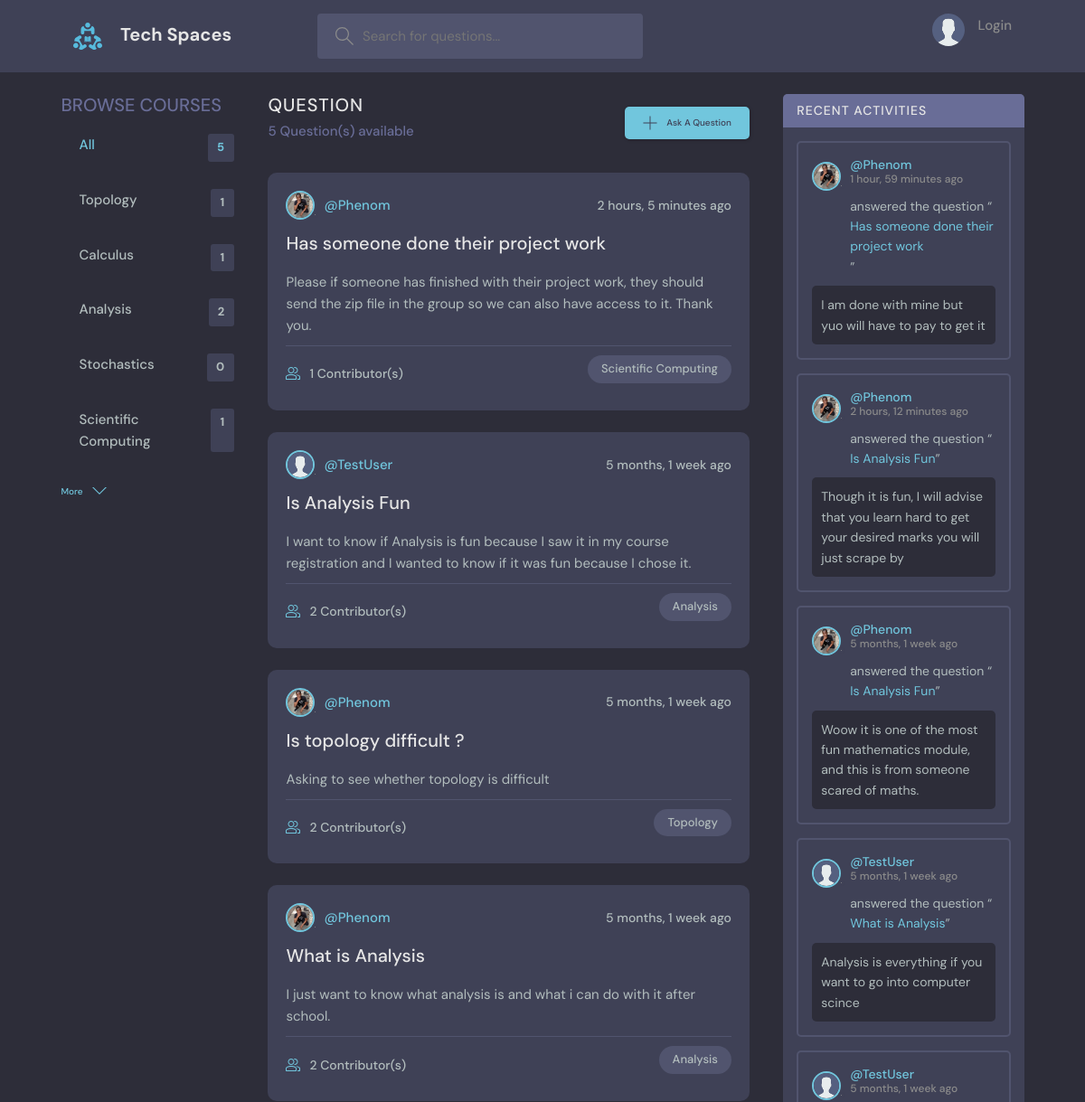
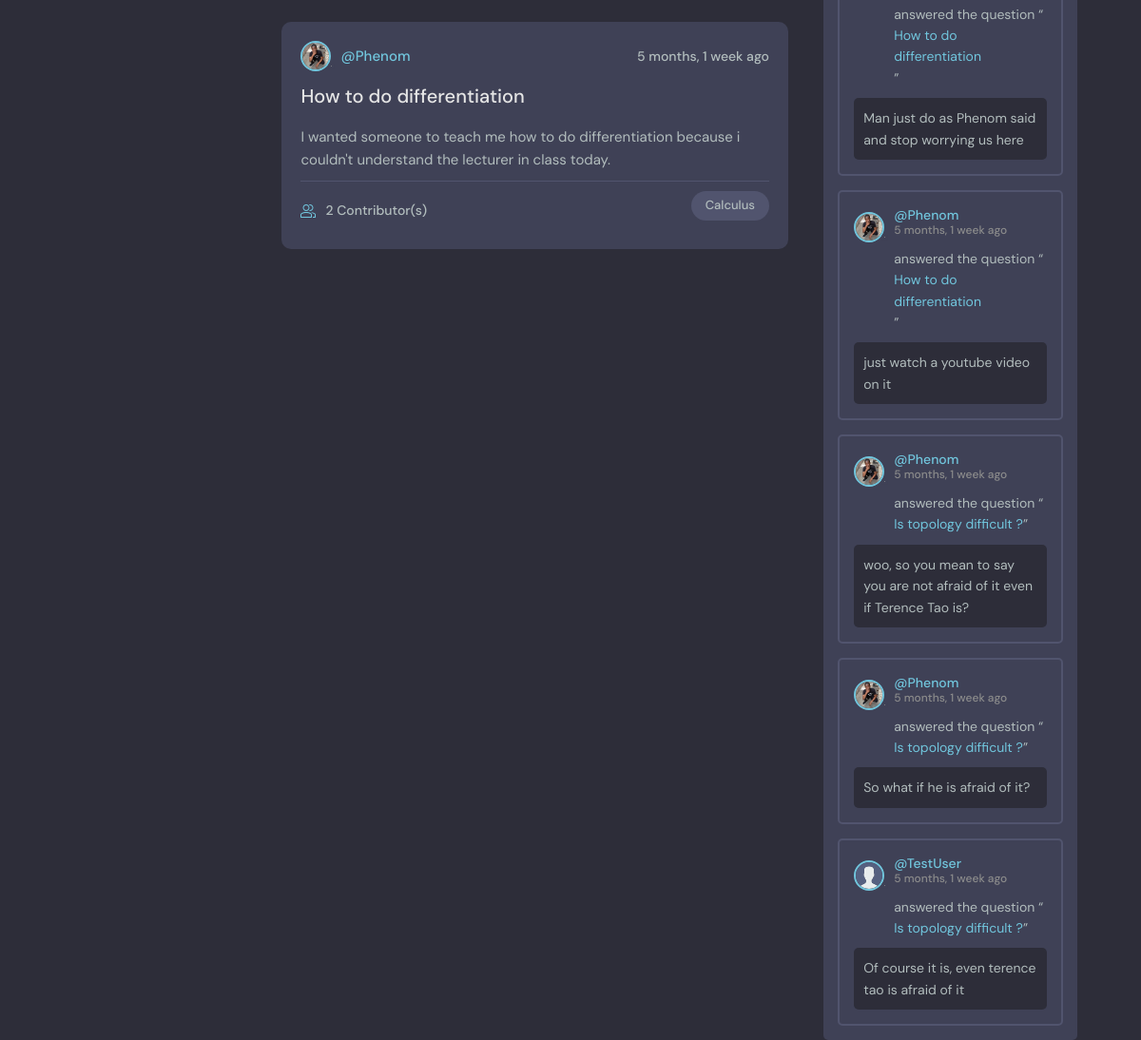
The page / on the database its author committed (2 pictures, top to bottom).
### core/models.py (models this page shows, shortened)
class Course(models.Model):
    name = models.CharField(max_length=200)
    def __str__(self):
        return self.name

class Question(models.Model):
    student = models.ForeignKey(User, on_delete=models.SET_NULL, null=True)
    course = models.ForeignKey(Course, on_delete=models.SET_NULL, null=True)
    name = models.CharField(max_length=200)
    description = models.TextField(null=True, blank=True)
    contributors = models.ManyToManyField(User, related_name='participants', blank=True)
    updated = models.DateTimeField(auto_now=True)
    created = models.DateTimeField(auto_now_add=True)
    class Meta:
        ordering = ["-updated", "-created"]
    def __str__(self):
        return self.name

class User(AbstractUser):
    name = models.CharField(max_length=200, null=True)
    email = models.EmailField(unique=True, null=True)
    bio = models.TextField(null=True)
    avatar = models.ImageField(null=True, default='avatar.svg', upload_to='avatars')
    REQUIRED_FIELDS = []
    def __str__(self):
        return self.username

class Answer(models.Model):
    student = models.ForeignKey(User, on_delete=models.CASCADE)
    question = models.ForeignKey(Question, on_delete=models.CASCADE)
    body = models.TextField()
    updated = models.DateTimeField(auto_now=True)
    created = models.DateTimeField(auto_now_add=True)
    up_votes = models.PositiveIntegerField(default=0)
    down_votes = models.PositiveIntegerField(default=0)
    class Meta:
        ordering = ["-up_votes", "-created"]

### core/views.py (the view)
# urls.py: path('', views.Index.as_view(), name='home'),
class Index(View):
    def get(self, request):
        courses = Course.objects.filter()[:5]
        query = request.GET.get('query') if request.GET.get('query') else ""
        questions = Question.objects.filter(
            Q(course__name__icontains=query) |
            Q(name__icontains=query) |
            Q(student__username__icontains=query) |
            Q(description__icontains=query)
        )
        question_count = Question.objects.all().count()
        answers = Answer.objects.filter(question__course__name__icontains=query).order_by(
            '-created')
        context = {
            'query_questions': questions,
            'courses': courses,
            'question_answers': answers,
            'question_count': question_count,
        }
        return render(request, 'core/index.html', context)

### core/templates/core/index.html (shortened to what this page needs)
{% extends 'core/base.html' %}
    {% block content %}
        <main class="layout layout--3">
            <div class="container">
                {% include 'core/_courses.html' %}
                {% include 'core/_questions.html' %}
                {% include 'core/_activities.html' %}
{% endblock content %}

### core/templates/core/_courses.html
<div class="topics">
    <div class="topics__header">
        <h2>Browse Courses</h2>
    </div>
    <ul class="topics__list">
        <li>
            <a href="/" class="active">All <span>{{ question_count }}</span></a>
        </li>
        {% for course in courses %}
            <li>
                <a href="{% url 'home' %}?query={{ course.name }}">{{ course }} <span>
                {{ course.question_set.all.count }}</span></a>
            </li>
        {% endfor %}
    </ul>
    <a class="btn btn--link" href="{% url 'all_courses' %}">
        More
        <svg version="1.1" xmlns="http://www.w3.org/2000/svg" width="32" height="32" viewBox="0 0 32 32">
        <title>chevron-down</title>
        <path d="M16 21l-13-13h-3l16 16 16-16h-3l-13 13z"></path>
        </svg>
    </a>
</div>

### core/templates/core/_questions.html (shortened to what this page needs)
<div class="roomList">
    <div class="roomList__header">
        <div>
        <h2>Question</h2>
        <p>{{ query_questions.count }} Question(s) available</p>
        </div>
        <a class="btn btn--main" href="{% url 'ask_question' %}">
        <svg version="1.1" xmlns="http://www.w3.org/2000/svg" width="32" height="32" viewBox="0 0 32 32">
            <title>add</title>
            <path
            d="M16.943 0.943h-1.885v14.115h-14.115v1.885h14.115v14.115h1.885v-14.115h14.115v-1.885h-14.115v-14.115z"
            ></path>
        </svg>
        Ask A Question
        </a>
    </div>
    {% for question in query_questions %}
        <div class="roomListRoom">
            <div class="roomListRoom__header">
            <a href="{% url 'profile' question.student.username %}" class="roomListRoom__author">
                <div class="avatar avatar--small">
                <img src="{{ question.student.avatar.url }}" />
                </div>
                <span>@{{ question.student }}</span>
            </a>
            <div class="roomListRoom__actions">
                <span>{{ question.created | timesince }} ago</span>
            </div>
            </div>
            <div class="roomListRoom__content">
            <a href="{% url 'get_question' question.id %}">{{ question.name }}</a>
            <p>
                {{ question.description }}
            </p>
            </div>
            <div class="roomListRoom__meta">
            <a href="{% url 'get_question' question.id %}" class="roomListRoom__joined">
                {{ question.contributors.count }} Contributor(s)
            </a>
            <p class="roomListRoom__topic">{{ question.course }}</p>
            </div>
        </div>
    {% endfor %}
</div>

### core/templates/core/_activities.html (shortened to what this page needs)
        <div class="activities">
            <div class="activities__header">
                <h2>Recent Activities</h2>
            </div>
          {% for answer in question_answers %}
            <div class="activities__box">
              <div class="activities__boxHeader roomListRoom__header">
                <a href="{% url 'profile' answer.student.username %}" class="roomListRoom__author">
                  <div class="avatar avatar--small">
                    <img src="{{ answer.student.avatar.url }}" />
                  </div>
                  <p>
                    @{{ answer.student }}
                    <span>{{ answer.created | timesince }} ago</span>
                  </p>
                </a>
              </div>
              <div class="activities__boxContent">
                <p>answered the question “<a href="{% url 'get_question' answer.question.id %}">{{ answer.question }}</a>”</p>
                <div class="activities__boxRoomContent">
                  {{ answer.body }}
                </div>
              </div>
            </div>
          {% endfor %}
          </div>
        </div>
    </main>

### rows shown on the page
Course: name "Topology", question_set.all.count "1"
Course: name "Calculus", question_set.all.count "1"
Course: name "Analysis", question_set.all.count "2"
Course: name "Stochastics", question_set.all.count "0"
Course: name "Scientific Computing", question_set.all.count "1"
Question: student.avatar (picture), student "Phenom", created "2 hours, 5 minutes", name "Has someone done their project work", description "Please if someone has finished with their project work, they should send the zip file in the group so we can also have access to it. Thank you.", contributors.count "1", course "Scientific Computing"
Question: student.avatar (placeholder picture), student "TestUser", created "5 months, 1 week", name "Is Analysis Fun", description "I want to know if Analysis is fun because I saw it in my course registration and I wanted to know if it was fun because I chose it.", contributors.count "2", course "Analysis"
Question: student.avatar (picture), student "Phenom", created "5 months, 1 week", name "Is topology difficult ?", description "Asking to see whether topology is difficult", contributors.count "2", course "Topology"
Question: student.avatar (picture), student "Phenom", created "5 months, 1 week", name "What is Analysis", description "I just want to know what analysis is and what i can do with it after school.", contributors.count "2", course "Analysis"
Question: student.avatar (picture), student "Phenom", created "5 months, 1 week", name "How to do differentiation", description "I wanted someone to teach me how to do differentiation because i couldn't understand the lecturer in class today.", contributors.count "2", course "Calculus"
Answer: student.avatar (picture), student "Phenom", created "1 hour, 59 minutes", question "Has someone done their project work", body "I am done with mine but yuo will have to pay to get it"
Answer: student.avatar (picture), student "Phenom", created "2 hours, 12 minutes", question "Is Analysis Fun", body "Though it is fun, I will advise that you learn hard to get your desired marks you will just scrape by"
Answer: student.avatar (picture), student "Phenom", created "5 months, 1 week", question "Is Analysis Fun", body "Woow it is one of the most fun mathematics module, and this is from someone scared of maths."
Answer: student.avatar (placeholder picture), student "TestUser", created "5 months, 1 week", question "What is Analysis", body "Analysis is everything if you want to go into computer scince"
Answer: student.avatar (placeholder picture), student "TestUser", created "5 months, 1 week", question "How to do differentiation", body "Man just do as Phenom said and stop worrying us here"
Answer: student.avatar (picture), student "Phenom", created "5 months, 1 week", question "How to do differentiation", body "just watch a youtube video on it"
Answer: student.avatar (picture), student "Phenom", created "5 months, 1 week", question "Is topology difficult ?", body "woo, so you mean to say you are not afraid of it even if Terence Tao is?"
Answer: student.avatar (picture), student "Phenom", created "5 months, 1 week", question "Is topology difficult ?", body "So what if he is afraid of it?"
Answer: student.avatar (placeholder picture), student "TestUser", created "5 months, 1 week", question "Is topology difficult ?", body "Of course it is, even terence tao is afraid of it"

### other values the page prints
{{ question_count }} "5"
{{ query_questions.count }} "5"
